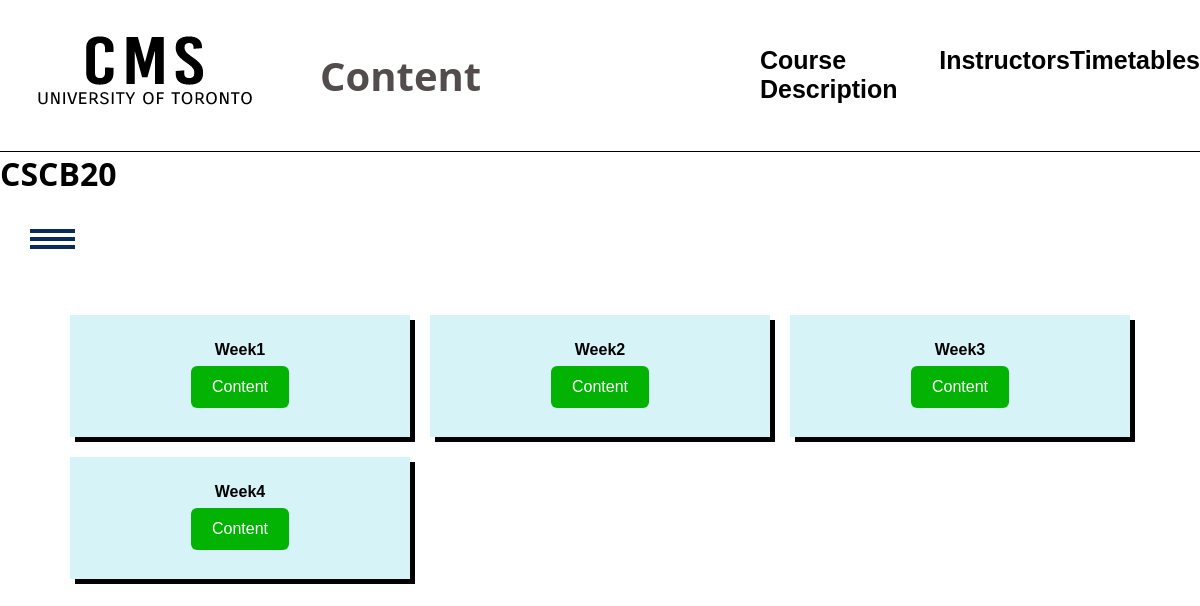
The app's page /courses/CSCB20/lectures with its own data.
### tables this page shows
CREATE TABLE "lectures" (
	"courseid"	TEXT,
	"lec_order"	INTEGER,
	"lec_title"	TEXT,
	"html"	TEXT
);

### app.py (the view)
@app.route('/courses/<string:courseid>/lectures')
def show_course_lectures(courseid):
    lectures = d.query_assoc("SELECT * FROM lectures WHERE courseid = '"+ courseid +"' ORDER BY lec_order;")
    if checkvalidcourseid(courseid):
        return "Course ID is invalid"
    g.lectures = lectures
    g.courseid = courseid
    return render_template('lectures.html')

### app.py (called while the page is built)
def checkvalidcourseid(courseid):
    courses = d.query("SELECT * FROM courses WHERE courseid = '"+ courseid +"';")
    return len(courses) != 1

### database.py (called while the page is built)
def dict_factory(cursor, row):
    d = {}
    for idx, col in enumerate(cursor.description):
        d[col[0]] = row[idx]
    return d

def query(sql):
    con = sqlite3.connect(DATABASE_PATH)
    cur = con.cursor()
    cur.execute(sql)
    rows = cur.fetchall()
    con.commit()
    con.close()
    return rows

def query_assoc(sql):
    con = sqlite3.connect(DATABASE_PATH)
    con.row_factory = dict_factory
    cur = con.cursor()
    cur.execute(sql)
    rows = cur.fetchall()
    con.close()
    return rows

### templates/lectures.html (shortened to what this page needs)
<!DOCTYPE html>
<html lang="en">
<head>
    <link rel="stylesheet" href="/static/css/style.css">
</head>
<body>
    <header>
        <nav>
            <img class="uoftlogo" src="/static/images/CMSlogo.png" alt="Logo">
            <h1>Content</h1>
            <ul>
                <li><a data-page="course" href="#"><b>Course Description</b></a> </li>
                <li><a data-page="instructors" href="#"><b>Instructors</b></a> </li>
                <li><a data-page="office" href="#"><b>Timetables</b></a> </li>
            </ul>
        </nav>
    </header>
    <h1>{{g.courseid}}</h1>
    <div id="sidebar">
        <div class="toggle-btn" onclick="show()">
            <span></span>
            <span></span>
            <span></span>
        </div>
    </div>
    <div class="mainwrap">
        <section class="lecturecontent">
            {%for lec in g.lectures %}
            <div class="week">
                <h4 class="item1">{{lec['lec_title']}}</h4>
                <a href="/courses/{{g.courseid}}/lectures/{{lec['lec_order']}}" class="btn">Content</a>
            </div>
            {%endfor%}
        </section>
    </div>
</body>
</html>

### static/css/style.css (style rules this page uses)
* { margin: 0; padding: 0; box-sizing: border-box; }
html { scroll-behavior: smooth; }
h1 { font-family: 'Segoe UI', 'San Francisco', Tahoma, Geneva, Verdana, sans-serif; }
body { font-family: Helvetica; }
header { font-size: 20px; border-bottom: 1px solid rgb(0, 0, 0); padding-bottom: 1px; position: sticky; top: 0px; background: white; }
nav { position: relative; min-height: 10vh; display: flex; align-items: center; justify-content: space-between; }
.uoftlogo { padding-left: 20px; padding-right: 10px; }
nav h1 { Color: rgb(82, 76, 76); padding-left: 40px; font-size: 40px; flex: 1; }
nav ul { list-style: none; display: flex; justify-content: space-around; font-size: 25px; flex: 1; }
nav a { color: black; text-decoration: none; }
#sidebar { position: fixed; width: 300px; height: 100%; background: #082c5c; left: -300px; transition: 0.4s ease; }
#sidebar .toggle-btn { position: absolute; top: 30px; left: 330px; }
.toggle-btn span { width: 45px; height: 4px; background: #082c5c; display: block; margin-top: 4px; }
section { display: flex; justify-content: center; align-items: center; }
.btn { margin: 5px 5px; background: rgb(3, 179, 3); color: #fff; padding: 0.6rem 1.3rem; text-decoration: none; border-radius: 6px; transition: 0.2s ease; }
.mainwrap { margin: 10% 70px; line-height: 1.4; display: grid; grid-gap: 20px; }
.lecturecontent { display: grid; grid-gap: 20px; grid-template-columns: repeat(3, minmax(200px, 1fr)); }
.week { background: rgb(214, 243, 248); text-align: center; padding: 1.5rem 2rem; box-shadow: 5px 5px black; display: flex; flex-direction: column; align-items: center; justify-content: center; }

### records on screen
lectures: lec_title "Week1"
lectures: lec_title "Week2"
lectures: lec_title "Week3"
lectures: lec_title "Week4"

### other values on screen
{{ g.courseid }} "CSCB20"
